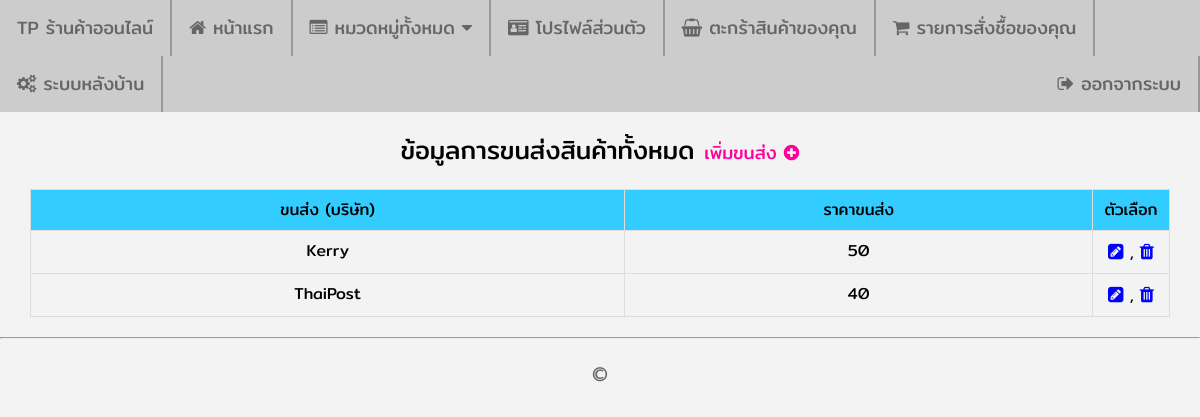
/shop_online/admin/transport.php (signed in), run on the app's committed database.
### tables this page shows
CREATE TABLE `shop_information` (
  `shop_information_id` int(5) NOT NULL,
  `shop_information_name` varchar(100) NOT NULL,
  `shop_information_email` varchar(100) NOT NULL,
  `shop_information_address` text NOT NULL,
  `shop_information_tel` varchar(10) NOT NULL,
  `shop_information_title` varchar(100) NOT NULL,
  `shop_information_logo` text NOT NULL
);

CREATE TABLE `transport` (
  `transport_id` int(10) NOT NULL,
  `transport_name` varchar(100) NOT NULL,
  `transport_price` varchar(5) NOT NULL
);

### shop_online/admin/transport.php (the view, shortened to what this page needs)
<?php
    require_once('../connections/mysqli.php');
    $strSQL = "SELECT * FROM shop_information";
    $objQuery = mysqli_query($Connection,$strSQL);
    $objResult = mysqli_fetch_array($objQuery,MYSQLI_ASSOC);
    $strSQL2 = "SELECT * FROM transport ORDER BY transport_id ASC";
    $objQuery2 = mysqli_query($Connection,$strSQL2);
?>
<!DOCTYPE html>
<html lang="en">
<head>
  <link rel="stylesheet" href="https://cdnjs.cloudflare.com/ajax/libs/font-awesome/4.7.0/css/font-awesome.min.css">
  <link rel="stylesheet" type="text/css" href="../assets/css/body.css">
  <link rel="stylesheet" type="text/css" href="../assets/css/navigationbar.css">
  <link rel="stylesheet" type="text/css" href="../assets/css/shop.css">
</head>
<body>
  <?php include '../includes/navbar_admin.php';?>
  <div class="shop_div_10">
    <span class="shop_span_7_2">ข้อมูลการขนส่งสินค้าทั้งหมด <a class="shop_a_5" href="transport_add.php">เพิ่มขนส่ง <i class="fa fa-plus-circle"></i></a></span>
    <table class="shop_table_1">
      <tr>
        <td bgcolor="#33CCFF">ขนส่ง (บริษัท)</td>
        <td bgcolor="#33CCFF">ราคาขนส่ง</td>
        <td bgcolor="#33CCFF" width="60px">ตัวเลือก</td>
      </tr>
      <?php
      while ($objResult2 = mysqli_fetch_array($objQuery2,MYSQLI_ASSOC)) {
      ?>
      <tr>
        <td valign="top"><?php echo $objResult2["transport_name"];?></td>
        <td valign="top"><?php echo $objResult2["transport_price"];?></td>
        <td valign="top"><a class="shop_a_3" href="transport_edit.php?transport_id=<?php echo $objResult2["transport_id"];?>"><i class="fa fa-pencil-square"></i></a> , <a class="shop_a_3" href="JavaScript:if(confirm('คุณต้องการลบข้อมูลใช่หรือไม่')==true){window.location='transport_delete.php?transport_id=<?php echo $objResult2["transport_id"];?>';}"><i class="fa fa-trash"></i></a></td>
      </tr>
      <?php
      }
      ?>
    </table>
  </div>
  <hr>
  <?php include '../includes/footer.php';?>
</body>
</html>

### shop_online/includes/navbar_admin.php (shortened to what this page needs)
<ul>
  <li><a><?php echo $objResult['shop_information_name']; ?></a></li>
  <li><a href="../index.php"><i class="fa fa-home"></i> หน้าแรก</a></li>
  <li class="dropdown">
    <a href="javascript:void(0)" class="dropbtn"><i class="fa fa-list-alt"></i> หมวดหมู่ทั้งหมด <i class="fa fa-caret-down"></i></a>
  </li>
  <?php
  if ($_SESSION != NULL) {
  ?>
  <li><a href="../profile.php"><i class="fa fa-id-card"></i> โปรไฟล์ส่วนตัว</a></li>
  <li><a href="../basket.php"><i class="fa fa-shopping-basket"></i> ตะกร้าสินค้าของคุณ</a></li>
  <li><a href="../order.php"><i class="fa fa-shopping-cart"></i> รายการสั่งชื้อของคุณ</a></li>
  <?php
  if ($_SESSION['member_level'] == "admin") {
  ?>
  <li><a href="index.php"><i class="fa fa-cogs"></i> ระบบหลังบ้าน</a></li>
  <?php
  }
  ?>
  <li style="float:right"><a href="../logout.php"><i class="fa fa-sign-out"></i> ออกจากระบบ</a></li>
  <?php
  }
  ?>
</ul>

### shop_online/assets/css/body.css (style rules this page uses)
body { font-family: mitrregular; background-color: #f3f3f3; margin-left: 0px; margin-top: 0px; margin-right: 0px; margin-bottom: 0px; }

### shop_online/assets/css/navigationbar.css (style rules this page uses)
ul { list-style-type: none; margin: 0; padding: 0; overflow: hidden; background-color: #CCC; }
li { float: left; border-right: 2px solid #999; }
li a { display: block; color: #666; text-align: center; padding: 15px 17px; text-decoration: none; font-size: 18px; }
li.dropdown { display: inline-block; }

### shop_online/assets/css/shop.css (style rules this page uses)
div.shop_div_10 { display: block; margin: auto; margin-top: 20px; margin-bottom: 20px; width: 95%; text-align: center; }
span.shop_span_7_2 { display: block; color: #000; font-size: 25px; margin-bottom: 20px; }
a.shop_a_3:link, a.shop_a_3:visited, a.shop_a_3:hover, a.shop_a_3:active { color: #0000FF; text-decoration: none; font-size: 18px; }
a.shop_a_5:link, a.shop_a_5:visited, a.shop_a_5:hover, a.shop_a_5:active { color: #FF0099; text-decoration: none; font-size: 18px; }
table.shop_table_1 { border-collapse: collapse; width: 100%; text-align: center; }
table.shop_table_1 tr, table.shop_table_1 td { border: 1px solid #ddd; padding: 8px; font-size: 16px; }

### data on the page
shop_information: shop_information_name "TP ร้านค้าออนไลน์"
transport: transport_name "Kerry", transport_price "50"
transport: transport_name "ThaiPost", transport_price "40"
